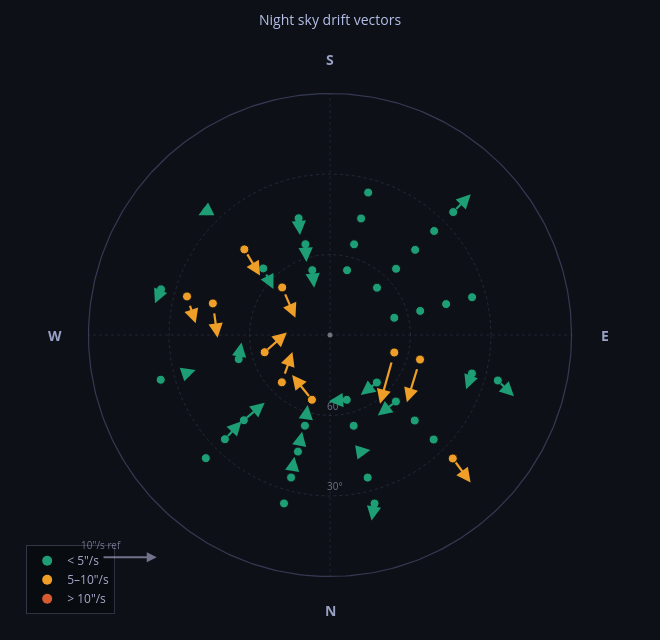

Notebook source saved alongside this figure:
### Markdown cell above
# Polar Plot of Az/Alt Sidereal Residual Drift Rates

### Code cell
import numpy as np
import plotly.graph_objects as go

def sky_polar(pairs, px_per_as=3.0, title="Night sky drift vectors"):
    """
    Polar sky plot with true drift vectors.

    Vector decomposition in screen space:
      az drift  → tangential direction (perpendicular to radial, +East)
      alt drift → radial direction (+alt = inward toward zenith)

    px_per_as : pixels per arcsec/s. Tune until arrows are readable.
    """
    def to_xy(az_deg, alt_deg):
        r = 1.0 - alt_deg / 90.0
        a = np.radians(az_deg - 90)   # N up
        return r * np.cos(a), r * np.sin(a)

    fig = go.Figure()

    # ── Grid rings ────────────────────────────────────────────────────────
    theta = np.linspace(0, 2*np.pi, 360)
    for alt in [30, 60]:
        r = 1.0 - alt/90.0
        fig.add_trace(go.Scatter(
            x=r*np.cos(theta), y=r*np.sin(theta),
            mode='lines', line=dict(color='rgba(150,150,220,0.2)', width=0.8, dash='dot'),
            hoverinfo='skip', showlegend=False))
        fig.add_annotation(x=0.02, y=-(r)+0.04, text=f"{alt}°",
            showarrow=False, font=dict(size=10, color='rgba(180,180,220,0.6)'))

    # Horizon
    fig.add_trace(go.Scatter(
        x=np.cos(theta), y=np.sin(theta),
        mode='lines', line=dict(color='rgba(150,150,220,0.3)', width=1.2),
        hoverinfo='skip', showlegend=False))

    # Compass spokes + labels
    for label, az in zip(['N','E','S','W'], [0, 90, 180, 270]):
        x0, y0 = to_xy(az, 0)
        fig.add_shape(type='line', x0=0, y0=0, x1=x0, y1=y0,
            line=dict(color='rgba(150,150,220,0.2)', width=0.7, dash='dot'))
        lx, ly = to_xy(az, -5)
        fig.add_annotation(x=lx*1.08, y=ly*1.08, text=f"<b>{label}</b>",
            showarrow=False, font=dict(size=14, color='rgba(200,210,255,0.75)'))

    # ── Drift vectors ─────────────────────────────────────────────────────
    # Scale: convert arcsec/s to unit-circle displacement
    # 1.0 unit = 90° of altitude. So 1 arcsec/s in alt = (1/90)/3600 units/s... 
    # Instead we scale directly in figure units for readability.
    # Empirically: max drift ~19"/s, map to ~0.25 units → scale = 0.25/19
    max_drift = np.sqrt(pairs['residual_az_aps']**2 + pairs['residual_alt_aps']**2).max()
    scale = 0.22 / max_drift   # tune 0.22 to taste

    color_map = lambda m: '#1D9E75' if m < 5 else '#EF9F27' if m < 10 else '#D85A30'

    for _, row in pairs.iterrows():
        az0 = row['mid_az']
        alt0 = row['mid_alt']
        daz  = row['residual_az_aps']
        dalt = row['residual_alt_aps']
        mag  = np.sqrt(daz**2 + dalt**2)
        color = color_map(mag)

        x0, y0 = to_xy(az0, alt0)

        # Unit vectors in figure space
        az_rad = np.radians(az0 - 90)
        tan_x =  np.sin(az_rad)   # tangential (+East / clockwise)
        tan_y = -np.cos(az_rad)
        rad_x = -np.cos(az_rad)   # radial inward (+alt = toward zenith)
        rad_y = -np.sin(az_rad)

        vx = daz * scale * tan_x + dalt * scale * rad_x
        vy = daz * scale * tan_y + dalt * scale * rad_y

        tooltip = (f"Az={az0:.1f}°  Alt={alt0:.1f}°<br>"
                   f"drift az={daz:+.2f}\"/s  alt={dalt:+.2f}\"/s<br>"
                   f"magnitude={mag:.2f}\"/s")

        # Origin dot
        fig.add_trace(go.Scatter(
            x=[x0], y=[y0], mode='markers',
            marker=dict(size=9, color=color, line=dict(width=1, color='#0d1117')),
            hovertemplate=tooltip+'<extra></extra>', showlegend=False))

        # Arrow
        fig.add_annotation(
            x=x0+vx, y=y0+vy, ax=x0, ay=y0,
            xref='x', yref='y', axref='x', ayref='y',
            showarrow=True, arrowhead=2, arrowsize=1.3,
            arrowwidth=2.2, arrowcolor=color)

    # ── Legend ────────────────────────────────────────────────────────────
    for label, color in [('< 5"/s', '#1D9E75'),
                          ('5–10"/s','#EF9F27'),
                          ('> 10"/s','#D85A30')]:
        fig.add_trace(go.Scatter(
            x=[None], y=[None], mode='markers',
            marker=dict(size=10, color=color), name=label))

    # Scale reference bar (bottom-left)
    ref_as = 10.0
    ref_len = ref_as * scale
    fig.add_annotation(
        x=-0.95 + ref_len, y=-0.92, ax=-0.95, ay=-0.92,
        xref='x', yref='y', axref='x', ayref='y',
        showarrow=True, arrowhead=2, arrowwidth=2,
        arrowcolor='rgba(180,180,220,0.6)')
    fig.add_annotation(x=-0.95, y=-0.87, text='10"/s ref',
        showarrow=False, font=dict(size=10, color='rgba(180,180,220,0.6)'))

    # Zenith dot
    fig.add_trace(go.Scatter(x=[0], y=[0], mode='markers',
        marker=dict(size=5, color='white', opacity=0.4),
        hoverinfo='skip', showlegend=False))

    fig.update_layout(
        title=dict(text=title, x=0.5, xanchor='center',
                   font=dict(size=14, color='rgba(200,210,255,0.9)')),
        xaxis=dict(range=[-1.18, 1.18], showgrid=False, zeroline=False,
                   showticklabels=False, scaleanchor='y'),
        yaxis=dict(range=[-1.18, 1.18], showgrid=False, zeroline=False,
                   showticklabels=False),
        plot_bgcolor='#0d1117', paper_bgcolor='#0d1117',
        font=dict(color='#aaaacc'),
        legend=dict(x=0.01, y=0.01, bgcolor='rgba(0,0,0,0.35)',
                    bordercolor='rgba(200,200,255,0.2)', borderwidth=1),
        width=660, height=640,
        margin=dict(l=20, r=20, t=50, b=20),
    )
    return fig

fig = sky_polar(pairs)
fig.show()

### Figure 1 — Plotly figure (JSON) as saved in the notebook; plotly's stock layout.template omitted (floating-point values rounded to 4 significant figures; data arrays with more than 128 entries replaced by an {"elided": "..."} marker saying what was removed)
{"data": [{"hoverinfo": "skip", "line": {"color": "rgba(150,150,220,0.2)", "dash": "dot", "width": 0.8}, "mode": "lines", "showlegend": false, "type": "scatter", "x": {"elided": "360 float values"}, "y": {"elided": "360 float values"}}, {"hoverinfo": "skip", "line": {"color": "rgba(150,150,220,0.2)", "dash": "dot", "width": 0.8}, "mode": "lines", "showlegend": false, "type": "scatter", "x": {"elided": "360 float values"}, "y": {"elided": "360 float values"}}, {"hoverinfo": "skip", "line": {"color": "rgba(150,150,220,0.3)", "width": 1.2}, "mode": "lines", "showlegend": false, "type": "scatter", "x": {"elided": "360 float values"}, "y": {"elided": "360 float values"}}, {"hovertemplate": "Az=224.9°  Alt=24.8°<br>drift az=-1.52\"/s  alt=-0.51\"/s<br>magnitude=1.61\"/s<extra></extra>", "marker": {"color": "#1D9E75", "line": {"color": "#0d1117", "width": 1}, "size": 9}, "mode": "markers", "showlegend": false, "type": "scatter", "x": [-0.5113], "y": [0.5127]}, {"hovertemplate": "Az=254.9°  Alt=24.8°<br>drift az=-2.69\"/s  alt=-0.39\"/s<br>magnitude=2.71\"/s<extra></extra>", "marker": {"color": "#1D9E75", "line": {"color": "#0d1117", "width": 1}, "size": 9}, "mode": "markers", "showlegend": false, "type": "scatter", "x": [-0.6996], "y": [0.1891]}, {"hovertemplate": "Az=254.9°  Alt=34.8°<br>drift az=-4.23\"/s  alt=+2.74\"/s<br>magnitude=5.03\"/s<extra></extra>", "marker": {"color": "#EF9F27", "line": {"color": "#0d1117", "width": 1}, "size": 9}, "mode": "markers", "showlegend": false, "type": "scatter", "x": [-0.592], "y": [0.1596]}, {"hovertemplate": "Az=225.0°  Alt=44.9°<br>drift az=-1.32\"/s  alt=+5.27\"/s<br>magnitude=5.43\"/s<extra></extra>", "marker": {"color": "#EF9F27", "line": {"color": "#0d1117", "width": 1}, "size": 9}, "mode": "markers", "showlegend": false, "type": "scatter", "x": [-0.3546], "y": [0.3545]}, {"hovertemplate": "Az=284.8°  Alt=24.8°<br>drift az=+0.63\"/s  alt=+0.22\"/s<br>magnitude=0.66\"/s<extra></extra>", "marker": {"color": "#1D9E75", "line": {"color": "#0d1117", "width": 1}, "size": 9}, "mode": "markers", "showlegend": false, "type": "scatter", "x": [-0.7009], "y": [-0.1852]}, {"hovertemplate": "Az=254.9°  Alt=44.8°<br>drift az=-5.67\"/s  alt=+2.40\"/s<br>magnitude=6.16\"/s<extra></extra>", "marker": {"color": "#EF9F27", "line": {"color": "#0d1117", "width": 1}, "size": 9}, "mode": "markers", "showlegend": false, "type": "scatter", "x": [-0.485], "y": [0.1308]}, {"hovertemplate": "Az=284.8°  Alt=34.8°<br>drift az=+0.10\"/s  alt=+1.65\"/s<br>magnitude=1.66\"/s<extra></extra>", "marker": {"color": "#1D9E75", "line": {"color": "#0d1117", "width": 1}, "size": 9}, "mode": "markers", "showlegend": false, "type": "scatter", "x": [-0.593], "y": [-0.1569]}, {"hovertemplate": "Az=195.1°  Alt=45.0°<br>drift az=-0.53\"/s  alt=+2.95\"/s<br>magnitude=3.00\"/s<extra></extra>", "marker": {"color": "#1D9E75", "line": {"color": "#0d1117", "width": 1}, "size": 9}, "mode": "markers", "showlegend": false, "type": "scatter", "x": [-0.13], "y": [0.4834]}, {"hovertemplate": "Az=225.1°  Alt=54.9°<br>drift az=-1.33\"/s  alt=+3.88\"/s<br>magnitude=4.10\"/s<extra></extra>", "marker": {"color": "#1D9E75", "line": {"color": "#0d1117", "width": 1}, "size": 9}, "mode": "markers", "showlegend": false, "type": "scatter", "x": [-0.2763], "y": [0.2757]}, {"hovertemplate": "Az=314.8°  Alt=24.8°<br>drift az=-0.56\"/s  alt=+0.20\"/s<br>magnitude=0.60\"/s<extra></extra>", "marker": {"color": "#1D9E75", "line": {"color": "#0d1117", "width": 1}, "size": 9}, "mode": "markers", "showlegend": false, "type": "scatter", "x": [-0.5142], "y": [-0.5099]}, {"hovertemplate": "Az=284.8°  Alt=54.8°<br>drift az=+2.75\"/s  alt=+1.24\"/s<br>magnitude=3.02\"/s<extra></extra>", "marker": {"color": "#1D9E75", "line": {"color": "#0d1117", "width": 1}, "size": 9}, "mode": "markers", "showlegend": false, "type": "scatter", "x": [-0.3781], "y": [-0.09982]}, {"hovertemplate": "Az=314.8°  Alt=34.8°<br>drift az=+0.20\"/s  alt=+4.36\"/s<br>magnitude=4.36\"/s<extra></extra>", "marker": {"color": "#1D9E75", "line": {"color": "#0d1117", "width": 1}, "size": 9}, "mode": "markers", "showlegend": false, "type": "scatter", "x": [-0.4352], "y": [-0.4314]}, {"hovertemplate": "Az=225.2°  Alt=64.9°<br>drift az=-2.17\"/s  alt=+5.48\"/s<br>magnitude=5.89\"/s<extra></extra>", "marker": {"color": "#EF9F27", "line": {"color": "#0d1117", "width": 1}, "size": 9}, "mode": "markers", "showlegend": false, "type": "scatter", "x": [-0.1979], "y": [0.1969]}, {"hovertemplate": "Az=195.1°  Alt=55.0°<br>drift az=-0.64\"/s  alt=+3.09\"/s<br>magnitude=3.16\"/s<extra></extra>", "marker": {"color": "#1D9E75", "line": {"color": "#0d1117", "width": 1}, "size": 9}, "mode": "markers", "showlegend": false, "type": "scatter", "x": [-0.1017], "y": [0.3759]}, {"hovertemplate": "Az=314.7°  Alt=44.8°<br>drift az=-0.39\"/s  alt=+4.81\"/s<br>magnitude=4.83\"/s<extra></extra>", "marker": {"color": "#1D9E75", "line": {"color": "#0d1117", "width": 1}, "size": 9}, "mode": "markers", "showlegend": false, "type": "scatter", "x": [-0.3566], "y": [-0.3529]}, {"hovertemplate": "Az=284.8°  Alt=64.8°<br>drift az=+2.40\"/s  alt=+4.71\"/s<br>magnitude=5.29\"/s<extra></extra>", "marker": {"color": "#EF9F27", "line": {"color": "#0d1117", "width": 1}, "size": 9}, "mode": "markers", "showlegend": false, "type": "scatter", "x": [-0.2706], "y": [-0.07134]}, {"hovertemplate": "Az=195.2°  Alt=65.0°<br>drift az=-0.50\"/s  alt=+3.10\"/s<br>magnitude=3.14\"/s<extra></extra>", "marker": {"color": "#1D9E75", "line": {"color": "#0d1117", "width": 1}, "size": 9}, "mode": "markers", "showlegend": false, "type": "scatter", "x": [-0.07318], "y": [0.2685]}, {"hovertemplate": "Az=14.5°  Alt=65.0°<br>drift az=+3.15\"/s  alt=+0.56\"/s<br>magnitude=3.20\"/s<extra></extra>", "marker": {"color": "#1D9E75", "line": {"color": "#0d1117", "width": 1}, "size": 9}, "mode": "markers", "showlegend": false, "type": "scatter", "x": [0.06931], "y": [-0.2684]}, {"hovertemplate": "Az=314.5°  Alt=64.8°<br>drift az=+2.54\"/s  alt=+5.13\"/s<br>magnitude=5.73\"/s<extra></extra>", "marker": {"color": "#EF9F27", "line": {"color": "#0d1117", "width": 1}, "size": 9}, "mode": "markers", "showlegend": false, "type": "scatter", "x": [-0.1993], "y": [-0.196]}, {"hovertemplate": "Az=14.6°  Alt=55.0°<br>drift az=+0.86\"/s  alt=+0.38\"/s<br>magnitude=0.94\"/s<extra></extra>", "marker": {"color": "#1D9E75", "line": {"color": "#0d1117", "width": 1}, "size": 9}, "mode": "markers", "showlegend": false, "type": "scatter", "x": [0.09802], "y": [-0.3758]}, {"hovertemplate": "Az=14.8°  Alt=45.0°<br>drift az=-1.74\"/s  alt=-0.16\"/s<br>magnitude=1.75\"/s<extra></extra>", "marker": {"color": "#1D9E75", "line": {"color": "#0d1117", "width": 1}, "size": 9}, "mode": "markers", "showlegend": false, "type": "scatter", "x": [0.1272], "y": [-0.4831]}, {"hovertemplate": "Az=344.7°  Alt=24.9°<br>drift az=-0.14\"/s  alt=+0.60\"/s<br>magnitude=0.62\"/s<extra></extra>", "marker": {"color": "#1D9E75", "line": {"color": "#0d1117", "width": 1}, "size": 9}, "mode": "markers", "showlegend": false, "type": "scatter", "x": [-0.1904], "y": [-0.6974]}, {"hovertemplate": "Az=14.8°  Alt=35.0°<br>drift az=+0.82\"/s  alt=+0.28\"/s<br>magnitude=0.87\"/s<extra></extra>", "marker": {"color": "#1D9E75", "line": {"color": "#0d1117", "width": 1}, "size": 9}, "mode": "markers", "showlegend": false, "type": "scatter", "x": [0.1559], "y": [-0.5904]}, {"hovertemplate": "Az=344.7°  Alt=34.9°<br>drift az=+0.40\"/s  alt=+3.74\"/s<br>magnitude=3.76\"/s<extra></extra>", "marker": {"color": "#1D9E75", "line": {"color": "#0d1117", "width": 1}, "size": 9}, "mode": "markers", "showlegend": false, "type": "scatter", "x": [-0.1611], "y": [-0.5901]}, {"hovertemplate": "Az=14.8°  Alt=25.0°<br>drift az=+1.28\"/s  alt=-2.81\"/s<br>magnitude=3.08\"/s<extra></extra>", "marker": {"color": "#1D9E75", "line": {"color": "#0d1117", "width": 1}, "size": 9}, "mode": "markers", "showlegend": false, "type": "scatter", "x": [0.1843], "y": [-0.6978]}, {"hovertemplate": "Az=344.6°  Alt=44.9°<br>drift az=+0.23\"/s  alt=+3.62\"/s<br>magnitude=3.63\"/s<extra></extra>", "marker": {"color": "#1D9E75", "line": {"color": "#0d1117", "width": 1}, "size": 9}, "mode": "markers", "showlegend": false, "type": "scatter", "x": [-0.1327], "y": [-0.4827]}, {"hovertemplate": "Az=344.6°  Alt=54.9°<br>drift az=+0.51\"/s  alt=+3.67\"/s<br>magnitude=3.71\"/s<extra></extra>", "marker": {"color": "#1D9E75", "line": {"color": "#0d1117", "width": 1}, "size": 9}, "mode": "markers", "showlegend": false, "type": "scatter", "x": [-0.1037], "y": [-0.3755]}, {"hovertemplate": "Az=44.6°  Alt=65.1°<br>drift az=+3.59\"/s  alt=+0.45\"/s<br>magnitude=3.62\"/s<extra></extra>", "marker": {"color": "#1D9E75", "line": {"color": "#0d1117", "width": 1}, "size": 9}, "mode": "markers", "showlegend": false, "type": "scatter", "x": [0.1939], "y": [-0.1968]}, {"hovertemplate": "Az=344.4°  Alt=64.9°<br>drift az=+4.58\"/s  alt=+3.28\"/s<br>magnitude=5.64\"/s<extra></extra>", "marker": {"color": "#EF9F27", "line": {"color": "#0d1117", "width": 1}, "size": 9}, "mode": "markers", "showlegend": false, "type": "scatter", "x": [-0.07483], "y": [-0.2682]}, {"hovertemplate": "Az=165.2°  Alt=65.0°<br>drift az=-0.73\"/s  alt=-0.22\"/s<br>magnitude=0.76\"/s<extra></extra>", "marker": {"color": "#1D9E75", "line": {"color": "#0d1117", "width": 1}, "size": 9}, "mode": "markers", "showlegend": false, "type": "scatter", "x": [0.07066], "y": [0.2681]}, {"hovertemplate": "Az=44.7°  Alt=55.1°<br>drift az=+4.03\"/s  alt=+0.52\"/s<br>magnitude=4.06\"/s<extra></extra>", "marker": {"color": "#1D9E75", "line": {"color": "#0d1117", "width": 1}, "size": 9}, "mode": "markers", "showlegend": false, "type": "scatter", "x": [0.2729], "y": [-0.2754]}, {"hovertemplate": "Az=44.7°  Alt=45.1°<br>drift az=+0.79\"/s  alt=-0.23\"/s<br>magnitude=0.82\"/s<extra></extra>", "marker": {"color": "#1D9E75", "line": {"color": "#0d1117", "width": 1}, "size": 9}, "mode": "markers", "showlegend": false, "type": "scatter", "x": [0.3507], "y": [-0.3541]}, {"hovertemplate": "Az=74.8°  Alt=65.2°<br>drift az=+9.45\"/s  alt=+0.07\"/s<br>magnitude=9.46\"/s<extra></extra>", "marker": {"color": "#EF9F27", "line": {"color": "#0d1117", "width": 1}, "size": 9}, "mode": "markers", "showlegend": false, "type": "scatter", "x": [0.2662], "y": [-0.07241]}, {"hovertemplate": "Az=165.1°  Alt=55.0°<br>drift az=-1.04\"/s  alt=-0.44\"/s<br>magnitude=1.13\"/s<extra></extra>", "marker": {"color": "#1D9E75", "line": {"color": "#0d1117", "width": 1}, "size": 9}, "mode": "markers", "showlegend": false, "type": "scatter", "x": [0.09985], "y": [0.3754]}, {"hovertemplate": "Az=44.8°  Alt=35.1°<br>drift az=+0.47\"/s  alt=+0.30\"/s<br>magnitude=0.56\"/s<extra></extra>", "marker": {"color": "#1D9E75", "line": {"color": "#0d1117", "width": 1}, "size": 9}, "mode": "markers", "showlegend": false, "type": "scatter", "x": [0.4292], "y": [-0.4328]}, {"hovertemplate": "Az=135.2°  Alt=65.2°<br>drift az=-0.53\"/s  alt=+0.04\"/s<br>magnitude=0.53\"/s<extra></extra>", "marker": {"color": "#1D9E75", "line": {"color": "#0d1117", "width": 1}, "size": 9}, "mode": "markers", "showlegend": false, "type": "scatter", "x": [0.1946], "y": [0.1959]}, {"hovertemplate": "Az=105.0°  Alt=65.2°<br>drift az=-1.52\"/s  alt=+0.32\"/s<br>magnitude=1.56\"/s<extra></extra>", "marker": {"color": "#1D9E75", "line": {"color": "#0d1117", "width": 1}, "size": 9}, "mode": "markers", "showlegend": false, "type": "scatter", "x": [0.2662], "y": [0.07122]}, {"hovertemplate": "Az=74.8°  Alt=55.2°<br>drift az=+7.95\"/s  alt=+0.26\"/s<br>magnitude=7.96\"/s<extra></extra>", "marker": {"color": "#EF9F27", "line": {"color": "#0d1117", "width": 1}, "size": 9}, "mode": "markers", "showlegend": false, "type": "scatter", "x": [0.3728], "y": [-0.1016]}, {"hovertemplate": "Az=44.8°  Alt=25.1°<br>drift az=+0.77\"/s  alt=-5.27\"/s<br>magnitude=5.33\"/s<extra></extra>", "marker": {"color": "#EF9F27", "line": {"color": "#0d1117", "width": 1}, "size": 9}, "mode": "markers", "showlegend": false, "type": "scatter", "x": [0.5084], "y": [-0.5112]}, {"hovertemplate": "Az=104.9°  Alt=55.2°<br>drift az=+0.44\"/s  alt=-0.34\"/s<br>magnitude=0.56\"/s<extra></extra>", "marker": {"color": "#1D9E75", "line": {"color": "#0d1117", "width": 1}, "size": 9}, "mode": "markers", "showlegend": false, "type": "scatter", "x": [0.3734], "y": [0.09961]}, {"hovertemplate": "Az=135.1°  Alt=55.1°<br>drift az=-0.30\"/s  alt=-0.76\"/s<br>magnitude=0.82\"/s<extra></extra>", "marker": {"color": "#1D9E75", "line": {"color": "#0d1117", "width": 1}, "size": 9}, "mode": "markers", "showlegend": false, "type": "scatter", "x": [0.2735], "y": [0.2742]}, {"hovertemplate": "Az=165.1°  Alt=45.0°<br>drift az=-0.89\"/s  alt=-0.38\"/s<br>magnitude=0.96\"/s<extra></extra>", "marker": {"color": "#1D9E75", "line": {"color": "#0d1117", "width": 1}, "size": 9}, "mode": "markers", "showlegend": false, "type": "scatter", "x": [0.1288], "y": [0.4826]}, {"hovertemplate": "Az=74.8°  Alt=35.2°<br>drift az=+2.96\"/s  alt=+0.27\"/s<br>magnitude=2.98\"/s<extra></extra>", "marker": {"color": "#1D9E75", "line": {"color": "#0d1117", "width": 1}, "size": 9}, "mode": "markers", "showlegend": false, "type": "scatter", "x": [0.5877], "y": [-0.1594]}, {"hovertemplate": "Az=104.9°  Alt=45.2°<br>drift az=+0.31\"/s  alt=-0.29\"/s<br>magnitude=0.42\"/s<extra></extra>", "marker": {"color": "#1D9E75", "line": {"color": "#0d1117", "width": 1}, "size": 9}, "mode": "markers", "showlegend": false, "type": "scatter", "x": [0.4808], "y": [0.128]}, {"hovertemplate": "Az=74.8°  Alt=25.2°<br>drift az=+1.96\"/s  alt=-3.50\"/s<br>magnitude=4.02\"/s<extra></extra>", "marker": {"color": "#1D9E75", "line": {"color": "#0d1117", "width": 1}, "size": 9}, "mode": "markers", "showlegend": false, "type": "scatter", "x": [0.6949], "y": [-0.1883]}, {"hovertemplate": "Az=135.0°  Alt=45.1°<br>drift az=+0.05\"/s  alt=-0.53\"/s<br>magnitude=0.53\"/s<extra></extra>", "marker": {"color": "#1D9E75", "line": {"color": "#0d1117", "width": 1}, "size": 9}, "mode": "markers", "showlegend": false, "type": "scatter", "x": [0.3526], "y": [0.3527]}, {"hovertemplate": "Az=104.9°  Alt=35.2°<br>drift az=+0.19\"/s  alt=-0.04\"/s<br>magnitude=0.19\"/s<extra></extra>", "marker": {"color": "#1D9E75", "line": {"color": "#0d1117", "width": 1}, "size": 9}, "mode": "markers", "showlegend": false, "type": "scatter", "x": [0.5882], "y": [0.1564]}, {"hovertemplate": "Az=135.0°  Alt=35.1°<br>drift az=+0.34\"/s  alt=-0.28\"/s<br>magnitude=0.44\"/s<extra></extra>", "marker": {"color": "#1D9E75", "line": {"color": "#0d1117", "width": 1}, "size": 9}, "mode": "markers", "showlegend": false, "type": "scatter", "x": [0.4312], "y": [0.4307]}, {"hovertemplate": "Az=165.0°  Alt=35.1°<br>drift az=-0.33\"/s  alt=-0.16\"/s<br>magnitude=0.37\"/s<extra></extra>", "marker": {"color": "#1D9E75", "line": {"color": "#0d1117", "width": 1}, "size": 9}, "mode": "markers", "showlegend": false, "type": "scatter", "x": [0.158], "y": [0.5898]}, {"hovertemplate": "Az=134.9°  Alt=25.1°<br>drift az=-0.05\"/s  alt=-4.46\"/s<br>magnitude=4.46\"/s<extra></extra>", "marker": {"color": "#1D9E75", "line": {"color": "#0d1117", "width": 1}, "size": 9}, "mode": "markers", "showlegend": false, "type": "scatter", "x": [0.5102], "y": [0.509]}, {"marker": {"color": "#1D9E75", "size": 10}, "mode": "markers", "name": "< 5\"/s", "type": "scatter", "x": [null], "y": [null]}, {"marker": {"color": "#EF9F27", "size": 10}, "mode": "markers", "name": "5–10\"/s", "type": "scatter", "x": [null], "y": [null]}, {"marker": {"color": "#D85A30", "size": 10}, "mode": "markers", "name": "> 10\"/s", "type": "scatter", "x": [null], "y": [null]}, {"hoverinfo": "skip", "marker": {"color": "white", "opacity": 0.4, "size": 5}, "mode": "markers", "showlegend": false, "type": "scatter", "x": [0], "y": [0]}], "layout": {"annotations": [{"font": {"color": "rgba(180,180,220,0.6)", "size": 10}, "showarrow": false, "text": "30°", "x": 0.02, "y": -0.6267}, {"font": {"color": "rgba(180,180,220,0.6)", "size": 10}, "showarrow": false, "text": "60°", "x": 0.02, "y": -0.2933}, {"font": {"color": "rgba(200,210,255,0.75)", "size": 14}, "showarrow": false, "text": "<b>N</b>", "x": 6.98e-17, "y": -1.14}, {"font": {"color": "rgba(200,210,255,0.75)", "size": 14}, "showarrow": false, "text": "<b>E</b>", "x": 1.14, "y": 0}, {"font": {"color": "rgba(200,210,255,0.75)", "size": 14}, "showarrow": false, "text": "<b>S</b>", "x": 6.98e-17, "y": 1.14}, {"font": {"color": "rgba(200,210,255,0.75)", "size": 14}, "showarrow": false, "text": "<b>W</b>", "x": -1.14, "y": 1.396e-16}, {"arrowcolor": "#1D9E75", "arrowhead": 2, "arrowsize": 1.3, "arrowwidth": 2.2, "ax": -0.5113, "axref": "x", "ay": 0.5127, "ayref": "y", "showarrow": true, "x": -0.5448, "xref": "x", "y": 0.4962, "yref": "y"}, {"arrowcolor": "#1D9E75", "arrowhead": 2, "arrowsize": 1.3, "arrowwidth": 2.2, "ax": -0.6996, "axref": "x", "ay": 0.1891, "ayref": "y", "showarrow": true, "x": -0.7246, "xref": "x", "y": 0.1311, "yref": "y"}, {"arrowcolor": "#EF9F27", "arrowhead": 2, "arrowsize": 1.3, "arrowwidth": 2.2, "ax": -0.592, "axref": "x", "ay": 0.1596, "ayref": "y", "showarrow": true, "x": -0.5561, "xref": "x", "y": 0.04814, "yref": "y"}, {"arrowcolor": "#EF9F27", "arrowhead": 2, "arrowsize": 1.3, "arrowwidth": 2.2, "ax": -0.3546, "axref": "x", "ay": 0.3545, "ayref": "y", "showarrow": true, "x": -0.2897, "xref": "x", "y": 0.2461, "yref": "y"}, {"arrowcolor": "#1D9E75", "arrowhead": 2, "arrowsize": 1.3, "arrowwidth": 2.2, "ax": -0.7009, "axref": "x", "ay": -0.1852, "ayref": "y", "showarrow": true, "x": -0.6998, "xref": "x", "y": -0.1698, "yref": "y"}, {"arrowcolor": "#EF9F27", "arrowhead": 2, "arrowsize": 1.3, "arrowwidth": 2.2, "ax": -0.485, "axref": "x", "ay": 0.1308, "ayref": "y", "showarrow": true, "x": -0.4654, "xref": "x", "y": -0.01109, "yref": "y"}, {"arrowcolor": "#1D9E75", "arrowhead": 2, "arrowsize": 1.3, "arrowwidth": 2.2, "ax": -0.593, "axref": "x", "ay": -0.1569, "ayref": "y", "showarrow": true, "x": -0.5564, "xref": "x", "y": -0.1448, "yref": "y"}, {"arrowcolor": "#1D9E75", "arrowhead": 2, "arrowsize": 1.3, "arrowwidth": 2.2, "ax": -0.13, "axref": "x", "ay": 0.4834, "ayref": "y", "showarrow": true, "x": -0.1241, "xref": "x", "y": 0.4138, "yref": "y"}, {"arrowcolor": "#1D9E75", "arrowhead": 2, "arrowsize": 1.3, "arrowwidth": 2.2, "ax": -0.2763, "axref": "x", "ay": 0.2757, "ayref": "y", "showarrow": true, "x": -0.2343, "xref": "x", "y": 0.1901, "yref": "y"}, {"arrowcolor": "#1D9E75", "arrowhead": 2, "arrowsize": 1.3, "arrowwidth": 2.2, "ax": -0.5142, "axref": "x", "ay": -0.5099, "ayref": "y", "showarrow": true, "x": -0.5017, "xref": "x", "y": -0.5159, "yref": "y"}, {"arrowcolor": "#1D9E75", "arrowhead": 2, "arrowsize": 1.3, "arrowwidth": 2.2, "ax": -0.3781, "axref": "x", "ay": -0.09982, "ayref": "y", "showarrow": true, "x": -0.3666, "xref": "x", "y": -0.03057, "yref": "y"}, {"arrowcolor": "#1D9E75", "arrowhead": 2, "arrowsize": 1.3, "arrowwidth": 2.2, "ax": -0.4352, "axref": "x", "ay": -0.4314, "ayref": "y", "showarrow": true, "x": -0.3664, "xref": "x", "y": -0.3568, "yref": "y"}, {"arrowcolor": "#EF9F27", "arrowhead": 2, "arrowsize": 1.3, "arrowwidth": 2.2, "ax": -0.1979, "axref": "x", "ay": 0.1969, "ayref": "y", "showarrow": true, "x": -0.1431, "xref": "x", "y": 0.07123, "yref": "y"}, {"arrowcolor": "#1D9E75", "arrowhead": 2, "arrowsize": 1.3, "arrowwidth": 2.2, "ax": -0.1017, "axref": "x", "ay": 0.3759, "ayref": "y", "showarrow": true, "x": -0.09737, "xref": "x", "y": 0.3026, "yref": "y"}, {"arrowcolor": "#1D9E75", "arrowhead": 2, "arrowsize": 1.3, "arrowwidth": 2.2, "ax": -0.3566, "axref": "x", "ay": -0.3529, "ayref": "y", "showarrow": true, "x": -0.2706, "xref": "x", "y": -0.2806, "yref": "y"}, {"arrowcolor": "#EF9F27", "arrowhead": 2, "arrowsize": 1.3, "arrowwidth": 2.2, "ax": -0.2706, "axref": "x", "ay": -0.07134, "ayref": "y", "showarrow": true, "x": -0.1788, "xref": "x", "y": 0.01071, "yref": "y"}, {"arrowcolor": "#1D9E75", "arrowhead": 2, "arrowsize": 1.3, "arrowwidth": 2.2, "ax": -0.07318, "axref": "x", "ay": 0.2685, "ayref": "y", "showarrow": true, "x": -0.06546, "xref": "x", "y": 0.1958, "yref": "y"}, {"arrowcolor": "#1D9E75", "arrowhead": 2, "arrowsize": 1.3, "arrowwidth": 2.2, "ax": 0.06931, "axref": "x", "ay": -0.2684, "ayref": "y", "showarrow": true, "x": -0.004846, "xref": "x", "y": -0.2742, "yref": "y"}, {"arrowcolor": "#EF9F27", "arrowhead": 2, "arrowsize": 1.3, "arrowwidth": 2.2, "ax": -0.1993, "axref": "x", "ay": -0.196, "ayref": "y", "showarrow": true, "x": -0.1555, "xref": "x", "y": -0.07013, "yref": "y"}, {"arrowcolor": "#1D9E75", "arrowhead": 2, "arrowsize": 1.3, "arrowwidth": 2.2, "ax": 0.09802, "axref": "x", "ay": -0.3758, "ayref": "y", "showarrow": true, "x": 0.07643, "xref": "x", "y": -0.3723, "yref": "y"}, {"arrowcolor": "#1D9E75", "arrowhead": 2, "arrowsize": 1.3, "arrowwidth": 2.2, "ax": 0.1272, "axref": "x", "ay": -0.4831, "ayref": "y", "showarrow": true, "x": 0.1674, "xref": "x", "y": -0.4763, "yref": "y"}, {"arrowcolor": "#1D9E75", "arrowhead": 2, "arrowsize": 1.3, "arrowwidth": 2.2, "ax": -0.1904, "axref": "x", "ay": -0.6974, "ayref": "y", "showarrow": true, "x": -0.1834, "xref": "x", "y": -0.6847, "yref": "y"}, {"arrowcolor": "#1D9E75", "arrowhead": 2, "arrowsize": 1.3, "arrowwidth": 2.2, "ax": 0.1559, "axref": "x", "ay": -0.5904, "ayref": "y", "showarrow": true, "x": 0.1358, "xref": "x", "y": -0.5889, "yref": "y"}, {"arrowcolor": "#1D9E75", "arrowhead": 2, "arrowsize": 1.3, "arrowwidth": 2.2, "ax": -0.1611, "axref": "x", "ay": -0.5901, "ayref": "y", "showarrow": true, "x": -0.1472, "xref": "x", "y": -0.5037, "yref": "y"}, {"arrowcolor": "#1D9E75", "arrowhead": 2, "arrowsize": 1.3, "arrowwidth": 2.2, "ax": 0.1843, "axref": "x", "ay": -0.6978, "ayref": "y", "showarrow": true, "x": 0.1722, "xref": "x", "y": -0.7685, "yref": "y"}, {"arrowcolor": "#1D9E75", "arrowhead": 2, "arrowsize": 1.3, "arrowwidth": 2.2, "ax": -0.1327, "axref": "x", "ay": -0.4827, "ayref": "y", "showarrow": true, "x": -0.1155, "xref": "x", "y": -0.4001, "yref": "y"}, {"arrowcolor": "#1D9E75", "arrowhead": 2, "arrowsize": 1.3, "arrowwidth": 2.2, "ax": -0.1037, "axref": "x", "ay": -0.3755, "ayref": "y", "showarrow": true, "x": -0.0924, "xref": "x", "y": -0.2899, "yref": "y"}, {"arrowcolor": "#1D9E75", "arrowhead": 2, "arrowsize": 1.3, "arrowwidth": 2.2, "ax": 0.1939, "axref": "x", "ay": -0.1968, "ayref": "y", "showarrow": true, "x": 0.1271, "xref": "x", "y": -0.248, "yref": "y"}, {"arrowcolor": "#EF9F27", "arrowhead": 2, "arrowsize": 1.3, "arrowwidth": 2.2, "ax": -0.07483, "axref": "x", "ay": -0.2682, "ayref": "y", "showarrow": true, "x": -0.157, "xref": "x", "y": -0.1659, "yref": "y"}, {"arrowcolor": "#1D9E75", "arrowhead": 2, "arrowsize": 1.3, "arrowwidth": 2.2, "ax": 0.07066, "axref": "x", "ay": 0.2681, "ayref": "y", "showarrow": true, "x": 0.05547, "xref": "x", "y": 0.2773, "yref": "y"}, {"arrowcolor": "#1D9E75", "arrowhead": 2, "arrowsize": 1.3, "arrowwidth": 2.2, "ax": 0.2729, "axref": "x", "ay": -0.2754, "ayref": "y", "showarrow": true, "x": 0.1978, "xref": "x", "y": -0.3328, "yref": "y"}, {"arrowcolor": "#1D9E75", "arrowhead": 2, "arrowsize": 1.3, "arrowwidth": 2.2, "ax": 0.3507, "axref": "x", "ay": -0.3541, "ayref": "y", "showarrow": true, "x": 0.3414, "xref": "x", "y": -0.3708, "yref": "y"}, {"arrowcolor": "#EF9F27", "arrowhead": 2, "arrowsize": 1.3, "arrowwidth": 2.2, "ax": 0.2662, "axref": "x", "ay": -0.07241, "ayref": "y", "showarrow": true, "x": 0.207, "xref": "x", "y": -0.2843, "yref": "y"}, {"arrowcolor": "#1D9E75", "arrowhead": 2, "arrowsize": 1.3, "arrowwidth": 2.2, "ax": 0.09985, "axref": "x", "ay": 0.3754, "ayref": "y", "showarrow": true, "x": 0.07909, "xref": "x", "y": 0.3914, "yref": "y"}, {"arrowcolor": "#1D9E75", "arrowhead": 2, "arrowsize": 1.3, "arrowwidth": 2.2, "ax": 0.4292, "axref": "x", "ay": -0.4328, "ayref": "y", "showarrow": true, "x": 0.4165, "xref": "x", "y": -0.4355, "yref": "y"}, {"arrowcolor": "#1D9E75", "arrowhead": 2, "arrowsize": 1.3, "arrowwidth": 2.2, "ax": 0.1946, "axref": "x", "ay": 0.1959, "ayref": "y", "showarrow": true, "x": 0.1853, "xref": "x", "y": 0.2039, "yref": "y"}, {"arrowcolor": "#1D9E75", "arrowhead": 2, "arrowsize": 1.3, "arrowwidth": 2.2, "ax": 0.2662, "axref": "x", "ay": 0.07122, "ayref": "y", "showarrow": true, "x": 0.2499, "xref": "x", "y": 0.1036, "yref": "y"}, {"arrowcolor": "#EF9F27", "arrowhead": 2, "arrowsize": 1.3, "arrowwidth": 2.2, "ax": 0.3728, "axref": "x", "ay": -0.1016, "ayref": "y", "showarrow": true, "x": 0.3184, "xref": "x", "y": -0.2785, "yref": "y"}, {"arrowcolor": "#EF9F27", "arrowhead": 2, "arrowsize": 1.3, "arrowwidth": 2.2, "ax": 0.5084, "axref": "x", "ay": -0.5112, "ayref": "y", "showarrow": true, "x": 0.5821, "xref": "x", "y": -0.6108, "yref": "y"}, {"arrowcolor": "#1D9E75", "arrowhead": 2, "arrowsize": 1.3, "arrowwidth": 2.2, "ax": 0.3734, "axref": "x", "ay": 0.09961, "ayref": "y", "showarrow": true, "x": 0.3837, "xref": "x", "y": 0.09169, "yref": "y"}, {"arrowcolor": "#1D9E75", "arrowhead": 2, "arrowsize": 1.3, "arrowwidth": 2.2, "ax": 0.2735, "axref": "x", "ay": 0.2742, "ayref": "y", "showarrow": true, "x": 0.281, "xref": "x", "y": 0.2917, "yref": "y"}, {"arrowcolor": "#1D9E75", "arrowhead": 2, "arrowsize": 1.3, "arrowwidth": 2.2, "ax": 0.1288, "axref": "x", "ay": 0.4826, "ayref": "y", "showarrow": true, "x": 0.1112, "xref": "x", "y": 0.4963, "yref": "y"}, {"arrowcolor": "#1D9E75", "arrowhead": 2, "arrowsize": 1.3, "arrowwidth": 2.2, "ax": 0.5877, "axref": "x", "ay": -0.1594, "ayref": "y", "showarrow": true, "x": 0.5635, "xref": "x", "y": -0.2243, "yref": "y"}, {"arrowcolor": "#1D9E75", "arrowhead": 2, "arrowsize": 1.3, "arrowwidth": 2.2, "ax": 0.4808, "axref": "x", "ay": 0.128, "ayref": "y", "showarrow": true, "x": 0.4892, "xref": "x", "y": 0.1228, "yref": "y"}, {"arrowcolor": "#1D9E75", "arrowhead": 2, "arrowsize": 1.3, "arrowwidth": 2.2, "ax": 0.6949, "axref": "x", "ay": -0.1883, "ayref": "y", "showarrow": true, "x": 0.7617, "xref": "x", "y": -0.2537, "yref": "y"}, {"arrowcolor": "#1D9E75", "arrowhead": 2, "arrowsize": 1.3, "arrowwidth": 2.2, "ax": 0.3526, "axref": "x", "ay": 0.3527, "ayref": "y", "showarrow": true, "x": 0.3622, "xref": "x", "y": 0.3606, "yref": "y"}, {"arrowcolor": "#1D9E75", "arrowhead": 2, "arrowsize": 1.3, "arrowwidth": 2.2, "ax": 0.5882, "axref": "x", "ay": 0.1564, "ayref": "y", "showarrow": true, "x": 0.5903, "xref": "x", "y": 0.1524, "yref": "y"}, {"arrowcolor": "#1D9E75", "arrowhead": 2, "arrowsize": 1.3, "arrowwidth": 2.2, "ax": 0.4312, "axref": "x", "ay": 0.4307, "ayref": "y", "showarrow": true, "x": 0.4415, "xref": "x", "y": 0.4297, "yref": "y"}, {"arrowcolor": "#1D9E75", "arrowhead": 2, "arrowsize": 1.3, "arrowwidth": 2.2, "ax": 0.158, "axref": "x", "ay": 0.5898, "ayref": "y", "showarrow": true, "x": 0.1516, "xref": "x", "y": 0.5954, "yref": "y"}, {"arrowcolor": "#1D9E75", "arrowhead": 2, "arrowsize": 1.3, "arrowwidth": 2.2, "ax": 0.5102, "axref": "x", "ay": 0.509, "ayref": "y", "showarrow": true, "x": 0.5827, "xref": "x", "y": 0.583, "yref": "y"}, {"arrowcolor": "rgba(180,180,220,0.6)", "arrowhead": 2, "arrowwidth": 2, "ax": -0.95, "axref": "x", "ay": -0.92, "ayref": "y", "showarrow": true, "x": -0.7173, "xref": "x", "y": -0.92, "yref": "y"}, {"font": {"color": "rgba(180,180,220,0.6)", "size": 10}, "showarrow": false, "text": "10\"/s ref", "x": -0.95, "y": -0.87}], "font": {"color": "#aaaacc"}, "height": 640, "legend": {"bgcolor": "rgba(0,0,0,0.35)", "bordercolor": "rgba(200,200,255,0.2)", "borderwidth": 1, "x": 0.01, "y": 0.01}, "margin": {"b": 20, "l": 20, "r": 20, "t": 50}, "paper_bgcolor": "#0d1117", "plot_bgcolor": "#0d1117", "shapes": [{"line": {"color": "rgba(150,150,220,0.2)", "dash": "dot", "width": 0.7}, "type": "line", "x0": 0, "x1": 6.123e-17, "y0": 0, "y1": -1}, {"line": {"color": "rgba(150,150,220,0.2)", "dash": "dot", "width": 0.7}, "type": "line", "x0": 0, "x1": 1, "y0": 0, "y1": 0}, {"line": {"color": "rgba(150,150,220,0.2)", "dash": "dot", "width": 0.7}, "type": "line", "x0": 0, "x1": 6.123e-17, "y0": 0, "y1": 1}, {"line": {"color": "rgba(150,150,220,0.2)", "dash": "dot", "width": 0.7}, "type": "line", "x0": 0, "x1": -1, "y0": 0, "y1": 1.225e-16}], "title": {"font": {"color": "rgba(200,210,255,0.9)", "size": 14}, "text": "Night sky drift vectors", "x": 0.5, "xanchor": "center"}, "width": 660, "xaxis": {"range": [-1.18, 1.18], "scaleanchor": "y", "showgrid": false, "showticklabels": false, "zeroline": false}, "yaxis": {"range": [-1.18, 1.18], "showgrid": false, "showticklabels": false, "zeroline": false}}}
